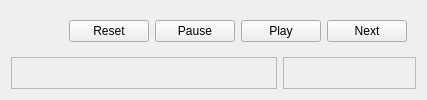
        <widget class="QWidget" name="tab">
         <attribute name="title">
          <string>Simulation</string>
         </attribute>
         <layout class="QVBoxLayout" name="verticalLayout_11">
          <item>
           <widget class="QFrame" name="frame">
            <property name="sizePolicy">
             <sizepolicy hsizetype="Preferred" vsizetype="Maximum">
              <horstretch>0</horstretch>
              <verstretch>0</verstretch>
             </sizepolicy>
            </property>
            <layout class="QHBoxLayout" name="horizontalLayout_3">
             <item>
              <spacer name="horizontalSpacer_35">
               <property name="orientation">
                <enum>Qt::Horizontal</enum>
               </property>
               <property name="sizeHint" stdset="0">
                <size>
                 <width>40</width>
                 <height>20</height>
                </size>
               </property>
              </spacer>
             </item>
             <item>
              <widget class="Line" name="line_9">
               <property name="sizePolicy">
                <sizepolicy hsizetype="Fixed" vsizetype="Maximum">
                 <horstretch>0</horstretch>
                 <verstretch>0</verstretch>
                </sizepolicy>
               </property>
               <property name="orientation">
                <enum>Qt::Vertical</enum>
               </property>
              </widget>
             </item>
             <item>
              <widget class="QPushButton" name="pushButton_reset">
               <property name="text">
                <string>Reset</string>
               </property>
               <property name="autoDefault">
                <bool>false</bool>
               </property>
               <property name="default">
                <bool>false</bool>
               </property>
               <property name="flat">
                <bool>false</bool>
               </property>
              </widget>
             </item>
             <item>
              <widget class="QPushButton" name="pushButton_pause">
               <property name="text">
                <string>Pause</string>
               </property>
              </widget>
             </item>
             <item>
              <widget class="QPushButton" name="pushButton_play">
               <property name="text">
                <string>Play</string>
               </property>
              </widget>
             </item>
             <item>
              <widget class="QPushButton" name="pushButton_next">
               <property name="text">
                <string>Next</string>
               </property>
              </widget>
             </item>
            </layout>
           </widget>
          </item>
          <item>
           <layout class="QHBoxLayout" name="horizontalLayout_6">
            <item>
             <widget class="QFrame" name="frame_6">
              <property name="sizePolicy">
               <sizepolicy hsizetype="Preferred" vsizetype="Preferred">
                <horstretch>2</horstretch>
                <verstretch>0</verstretch>
               </sizepolicy>
              </property>
              <property name="frameShape">
               <enum>QFrame::StyledPanel</enum>
              </property>
              <property name="frameShadow">
               <enum>QFrame::Raised</enum>
              </property>
              <layout class="QVBoxLayout" name="verticalLayout_15">
               <item>
                <layout class="QVBoxLayout" name="v_layout_line"/>
               </item>
              </layout>
             </widget>
            </item>
            <item>
             <widget class="QFrame" name="frame_7">
              <property name="sizePolicy">
               <sizepolicy hsizetype="Preferred" vsizetype="Preferred">
                <horstretch>1</horstretch>
                <verstretch>0</verstretch>
               </sizepolicy>
              </property>
              <property name="frameShape">
               <enum>QFrame::StyledPanel</enum>
              </property>
              <property name="frameShadow">
               <enum>QFrame::Raised</enum>
              </property>
              <layout class="QHBoxLayout" name="horizontalLayout_7">
               <item>
                <layout class="QVBoxLayout" name="v_layout_pie"/>
               </item>
              </layout>
             </widget>
            </item>
           </layout>
          </item>
         </layout>
        </widget>
